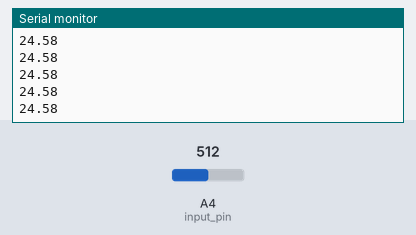
Recording of a sketch running on a simulated Arduino Uno, built with avr-gcc and run on an emulated ATmega328P. Parts: the last lines printed to the serial monitor. Inputs (shaded band) come from the test bench; at power-on: A4 (input_pin) = 512.

Above: at 1.2 s.
1.3 s: A4 (input_pin) set to 716
At 2.1 s:
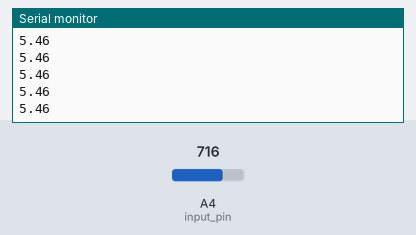
2.8 s: A4 (input_pin) set to 900
At 3.9 s:
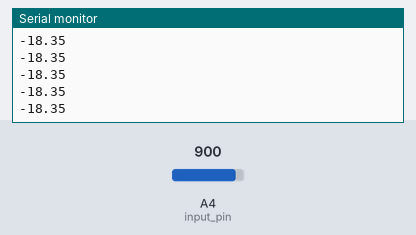
Timing chart, 0 to 5.8 s (numbered marks = the images above; inputs shaded):
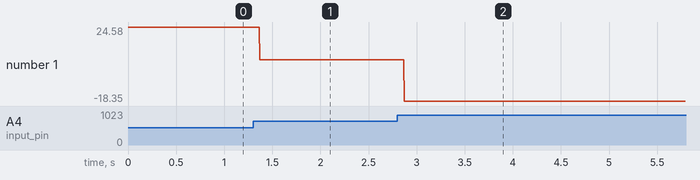

The sketch:

coolant_temp.ino
```cpp
#include <math.h>

#define A 0.001681734
#define B 0.000193812
#define C 0.0000003986830665

const int input_pin = A4;
int raw;
float r2;
double coolantTemp;

void setup()
{
    Serial.begin(9600);
}

void loop()
{
    raw = analogRead(input_pin);
    r2 = 2240.00*raw/(1023.00-raw);
    coolantTemp = pow(A + B*log(r2) + C*pow(log(r2),3),-1)-273.00;
    Serial.println(coolantTemp);
}
```

Measured:
- after the input at 1.3 s, the serial monitor: prints a new line after 0.07 s (image 1)
- after the input at 2.8 s, the serial monitor: prints a new line after 0.07 s (image 2)
- plotted number 1: 24.58 → 5.46 after the input at 1.3 s, 5.46 → -18.3 after the input at 2.8 s
